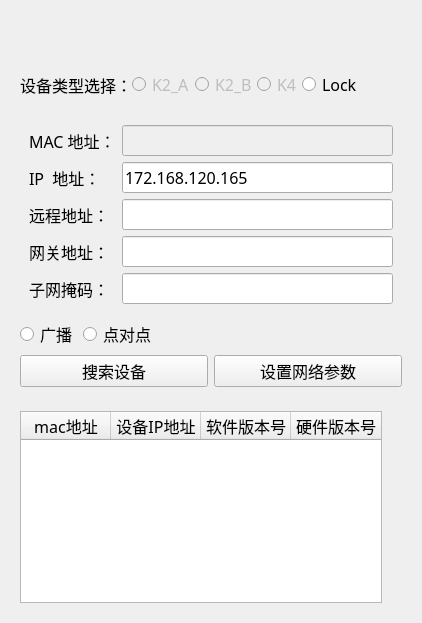
             <widget class="QWidget" name="widget" native="true">
              <property name="minimumSize">
               <size>
                <width>400</width>
                <height>100</height>
               </size>
              </property>
              <property name="font">
               <font>
                <family>宋体</family>
                <pointsize>12</pointsize>
               </font>
              </property>
              <layout class="QVBoxLayout" name="verticalLayout_7">
               <item>
                <layout class="QVBoxLayout" name="verticalLayout_3">
                 <item>
                  <widget class="QWidget" name="widget_4" native="true">
                   <property name="font">
                    <font>
                     <family>宋体</family>
                     <pointsize>12</pointsize>
                    </font>
                   </property>
                   <layout class="QVBoxLayout" name="verticalLayout_9">
                    <item>
                     <spacer name="verticalSpacer">
                      <property name="orientation">
                       <enum>Qt::Vertical</enum>
                      </property>
                      <property name="sizeHint" stdset="0">
                       <size>
                        <width>20</width>
                        <height>40</height>
                       </size>
                      </property>
                     </spacer>
                    </item>
                    <item>
                     <widget class="QWidget" name="widget" native="true">
                      <property name="minimumSize">
                       <size>
                        <width>0</width>
                        <height>50</height>
                       </size>
                      </property>
                      <property name="maximumSize">
                       <size>
                        <width>16777215</width>
                        <height>50</height>
                       </size>
                      </property>
                      <property name="font">
                       <font>
                        <family>宋体</family>
                        <pointsize>12</pointsize>
                       </font>
                      </property>
                      <layout class="QVBoxLayout" name="verticalLayout_6">
                       <property name="spacing">
                        <number>0</number>
                       </property>
                       <property name="leftMargin">
                        <number>0</number>
                       </property>
                       <property name="topMargin">
                        <number>0</number>
                       </property>
                       <property name="rightMargin">
                        <number>0</number>
                       </property>
                       <property name="bottomMargin">
                        <number>0</number>
                       </property>
                       <item>
                        <layout class="QHBoxLayout" name="horizontalLayout_2">
                         <item>
                          <widget class="QLabel" name="label">
                           <property name="font">
                            <font>
                             <family>宋体</family>
                             <pointsize>12</pointsize>
                            </font>
                           </property>
                           <property name="text">
                            <string>设备类型选择：</string>
                           </property>
                          </widget>
                         </item>
                         <item>
                          <widget class="QRadioButton" name="k2_A_RadioButton">
                           <property name="enabled">
                            <bool>false</bool>
                           </property>
                           <property name="font">
                            <font>
                             <family>宋体</family>
                             <pointsize>12</pointsize>
                            </font>
                           </property>
                           <property name="text">
                            <string>K2_A</string>
                           </property>
                          </widget>
                         </item>
                         <item>
                          <widget class="QRadioButton" name="K2_B_RadioButton">
                           <property name="enabled">
                            <bool>false</bool>
                           </property>
                           <property name="font">
                            <font>
                             <family>宋体</family>
                             <pointsize>12</pointsize>
                            </font>
                           </property>
                           <property name="text">
                            <string>K2_B</string>
                           </property>
                          </widget>
                         </item>
                         <item>
                          <widget class="QRadioButton" name="K4_RadioButton">
                           <property name="enabled">
                            <bool>false</bool>
                           </property>
                           <property name="font">
                            <font>
                             <family>宋体</family>
                             <pointsize>12</pointsize>
                            </font>
                           </property>
                           <property name="text">
                            <string>K4</string>
                           </property>
                          </widget>
                         </item>
                         <item>
                          <widget class="QRadioButton" name="lock_RadioButton">
                           <property name="font">
                            <font>
                             <family>宋体</family>
                             <pointsize>12</pointsize>
                            </font>
                           </property>
                           <property name="text">
                            <string>Lock</string>
                           </property>
                          </widget>
                         </item>
                         <item>
                          <spacer name="horizontalSpacer">
                           <property name="font">
                            <font>
                             <family>宋体</family>
                             <pointsize>12</pointsize>
                            </font>
                           </property>
                           <property name="orientation">
                            <enum>Qt::Horizontal</enum>
                           </property>
                           <property name="sizeHint" stdset="0">
                            <size>
                             <width>40</width>
                             <height>20</height>
                            </size>
                           </property>
                          </spacer>
                         </item>
                        </layout>
                       </item>
                      </layout>
                     </widget>
                    </item>
                    <item>
                     <layout class="QVBoxLayout" name="verticalLayout_8">
                      <item>
                       <widget class="QWidget" name="widget_6" native="true">
                        <property name="font">
                         <font>
                          <family>宋体</family>
                          <pointsize>12</pointsize>
                         </font>
                        </property>
                        <layout class="QGridLayout" name="gridLayout">
                         <item row="4" column="0">
                          <widget class="QLabel" name="label_5">
                           <property name="font">
                            <font>
                             <family>宋体</family>
                             <pointsize>12</pointsize>
                            </font>
                           </property>
                           <property name="text">
                            <string>子网掩码：</string>
                           </property>
                          </widget>
                         </item>
                         <item row="4" column="1">
                          <widget class="QLineEdit" name="subnetMaskLineEdit">
                           <property name="font">
                            <font>
                             <family>宋体</family>
                             <pointsize>12</pointsize>
                            </font>
                           </property>
                          </widget>
                         </item>
                         <item row="1" column="1">
                          <widget class="QLineEdit" name="ipLineEdit">
                           <property name="font">
                            <font>
                             <family>宋体</family>
                             <pointsize>12</pointsize>
                            </font>
                           </property>
                           <property name="text">
                            <string>172.168.120.165</string>
                           </property>
                          </widget>
                         </item>
                         <item row="2" column="0">
                          <widget class="QLabel" name="label_3">
                           <property name="font">
                            <font>
                             <family>宋体</family>
                             <pointsize>12</pointsize>
                            </font>
                           </property>
                           <property name="text">
                            <string>远程地址：</string>
                           </property>
                          </widget>
                         </item>
                         <item row="0" column="0">
                          <widget class="QLabel" name="label_2">
                           <property name="font">
                            <font>
                             <family>宋体</family>
                             <pointsize>12</pointsize>
                            </font>
                           </property>
                           <property name="text">
                            <string>MAC 地址：</string>
                           </property>
                          </widget>
                         </item>
                         <item row="0" column="1">
                          <widget class="QLineEdit" name="macLineEdit">
                           <property name="enabled">
                            <bool>false</bool>
                           </property>
                           <property name="font">
                            <font>
                             <family>宋体</family>
                             <pointsize>12</pointsize>
                            </font>
                           </property>
                          </widget>
                         </item>
                         <item row="2" column="1">
                          <widget class="QLineEdit" name="remoteIpLineEdit">
                           <property name="font">
                            <font>
                             <family>宋体</family>
                             <pointsize>12</pointsize>
                            </font>
                           </property>
                          </widget>
                         </item>
                         <item row="1" column="0">
                          <widget class="QLabel" name="label_4">
                           <property name="font">
                            <font>
                             <family>宋体</family>
                             <pointsize>12</pointsize>
                            </font>
                           </property>
                           <property name="text">
                            <string>IP  地址：</string>
                           </property>
                          </widget>
                         </item>
                         <item row="3" column="0">
                          <widget class="QLabel" name="label_29">
                           <property name="text">
                            <string>网关地址：</string>
                           </property>
                          </widget>
                         </item>
                         <item row="3" column="1">
                          <widget class="QLineEdit" name="gatewayLineEdit"/>
                         </item>
                        </layout>
                       </widget>
                      </item>
                      <item>
                       <layout class="QHBoxLayout" name="horizontalLayout_4">
                        <item>
                         <widget class="QRadioButton" name="broadcastRadioButton">
                          <property name="font">
                           <font>
                            <family>宋体</family>
                            <pointsize>12</pointsize>
                           </font>
                          </property>
                          <property name="text">
                           <string>广播</string>
                          </property>
                         </widget>
                        </item>
                        <item>
                         <widget class="QRadioButton" name="peerToPeerRadioButton">
                          <property name="font">
                           <font>
                            <family>宋体</family>
                            <pointsize>12</pointsize>
                           </font>
                          </property>
                          <property name="text">
                           <string>点对点</string>
                          </property>
                         </widget>
                        </item>
                        <item>
                         <spacer name="horizontalSpacer_2">
                          <property name="font">
                           <font>
                            <family>宋体</family>
                            <pointsize>12</pointsize>
                           </font>
                          </property>
                          <property name="orientation">
                           <enum>Qt::Horizontal</enum>
                          </property>
                          <property name="sizeHint" stdset="0">
                           <size>
                            <width>40</width>
                            <height>20</height>
                           </size>
                          </property>
                         </spacer>
                        </item>
                       </layout>
                      </item>
                      <item>
                       <layout class="QHBoxLayout" name="horizontalLayout_3">
                        <item>
                         <layout class="QHBoxLayout" name="horizontalLayout_5">
                          <item>
                           <widget class="QPushButton" name="searchButton">
                            <property name="font">
                             <font>
                              <family>宋体</family>
                              <pointsize>12</pointsize>
                             </font>
                            </property>
                            <property name="text">
                             <string>搜索设备</string>
                            </property>
                           </widget>
                          </item>
                          <item>
                           <widget class="QPushButton" name="setNetworkButton">
                            <property name="font">
                             <font>
                              <family>宋体</family>
                              <pointsize>12</pointsize>
                             </font>
                            </property>
                            <property name="text">
                             <string>设置网络参数</string>
                            </property>
                           </widget>
                          </item>
                         </layout>
                        </item>
                       </layout>
                      </item>
                     </layout>
                    </item>
                   </layout>
                  </widget>
                 </item>
                 <item>
                  <widget class="QWidget" name="widget_5" native="true">
                   <property name="font">
                    <font>
                     <family>宋体</family>
                     <pointsize>12</pointsize>
                    </font>
                   </property>
                   <layout class="QVBoxLayout" name="verticalLayout_10">
                    <item>
                     <widget class="QTableWidget" name="deviceNetworkTable">
                      <property name="maximumSize">
                       <size>
                        <width>362</width>
                        <height>16777215</height>
                       </size>
                      </property>
                      <property name="font">
                       <font>
                        <family>宋体</family>
                        <pointsize>12</pointsize>
                       </font>
                      </property>
                      <attribute name="horizontalHeaderMinimumSectionSize">
                       <number>24</number>
                      </attribute>
                      <attribute name="horizontalHeaderDefaultSectionSize">
                       <number>90</number>
                      </attribute>
                      <attribute name="horizontalHeaderHighlightSections">
                       <bool>true</bool>
                      </attribute>
                      <column>
                       <property name="text">
                        <string>mac地址</string>
                       </property>
                       <property name="font">
                        <font>
                         <family>宋体</family>
                         <pointsize>12</pointsize>
                        </font>
                       </property>
                      </column>
                      <column>
                       <property name="text">
                        <string>设备IP地址</string>
                       </property>
                       <property name="font">
                        <font>
                         <family>宋体</family>
                         <pointsize>12</pointsize>
                        </font>
                       </property>
                      </column>
                      <column>
                       <property name="text">
                        <string>软件版本号</string>
                       </property>
                       <property name="font">
                        <font>
                         <family>宋体</family>
                         <pointsize>12</pointsize>
                        </font>
                       </property>
                      </column>
                      <column>
                       <property name="text">
                        <string>硬件版本号</string>
                       </property>
                       <property name="font">
                        <font>
                         <family>宋体</family>
                         <pointsize>12</pointsize>
                        </font>
                       </property>
                      </column>
                     </widget>
                    </item>
                   </layout>
                  </widget>
                 </item>
                </layout>
               </item>
              </layout>
             </widget>
